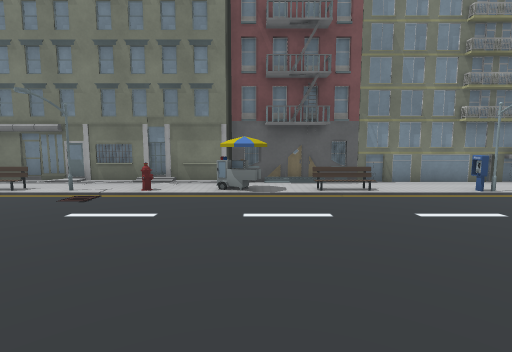
[1] (above)

18 first-person views from a walk through a scene from a Unity 3-D project. The camera is 1.2 m above the floor, tilts 6° down and sees 85° across. The floor is counted in squares, 1 m on a side. Each view is taken from the middle of a square. On the plan, view 1 faces up. The plan holds only what a view shows up to about 13 squares ahead; the rest is blank. The place goes on beyond the plan. The player is left out. Some surface patterns are stand-ins.

[2]
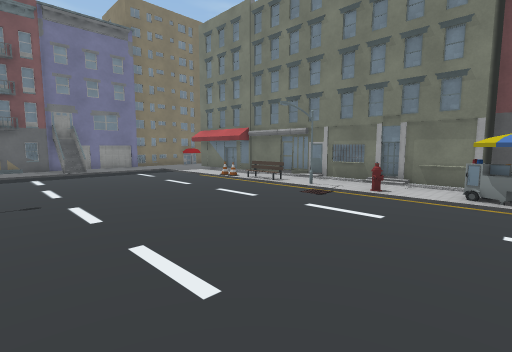

[3]
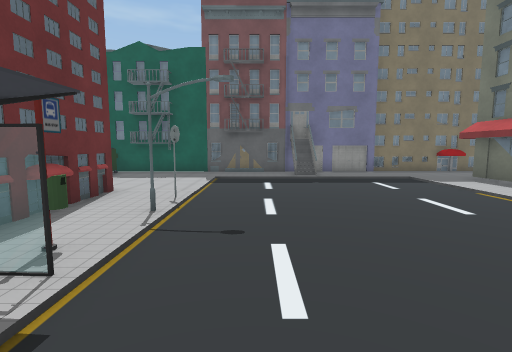

[4]
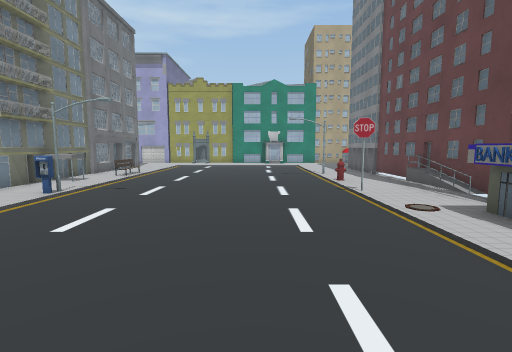

[5]
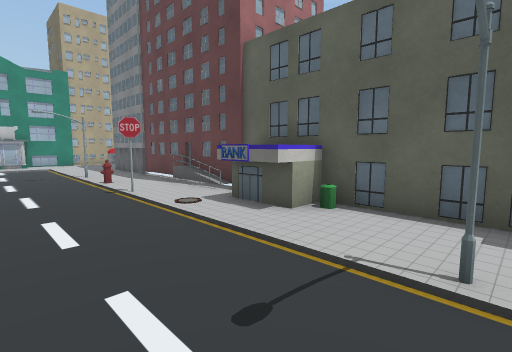

[6]
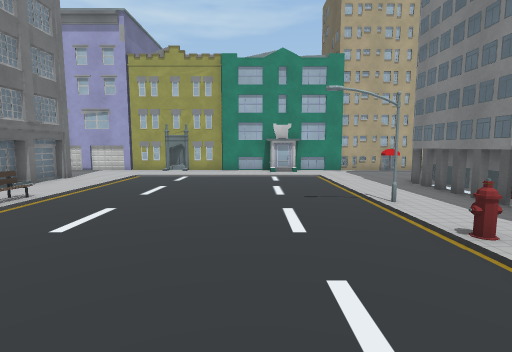

[7]
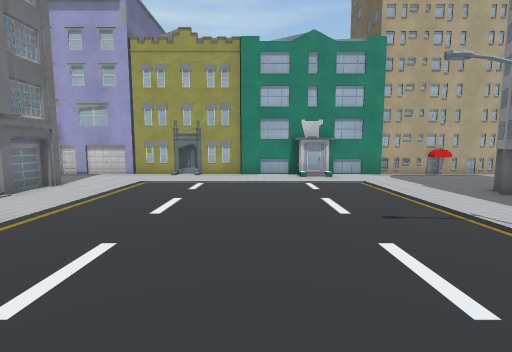

[8]
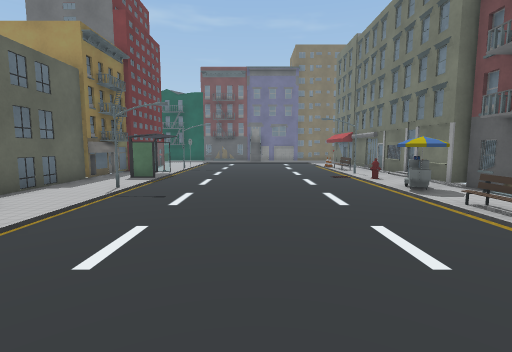

[9]
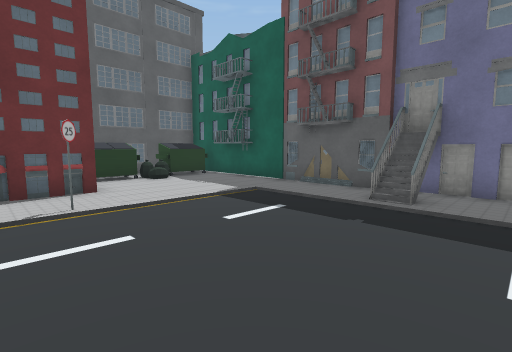

[10]
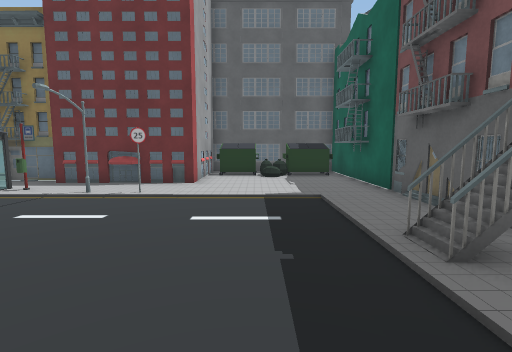

[11]
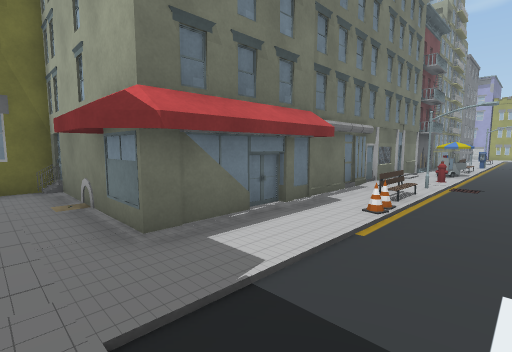

[12]
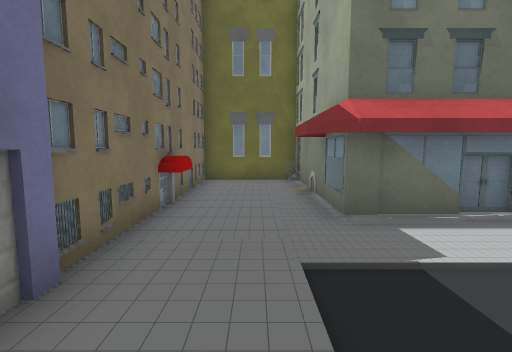

[13]
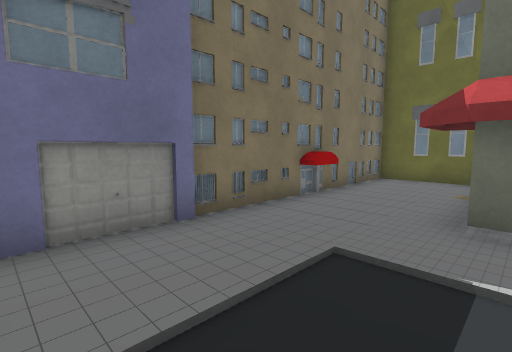

[14]
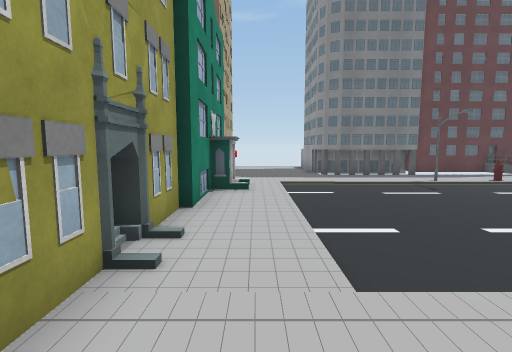

[15]
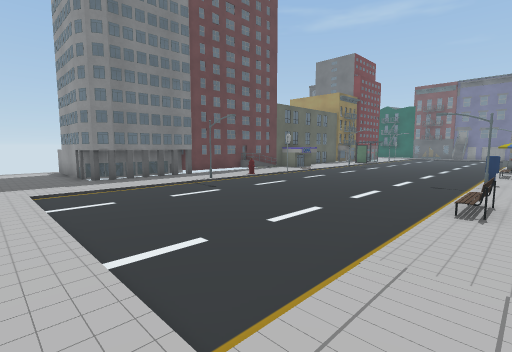

[16]
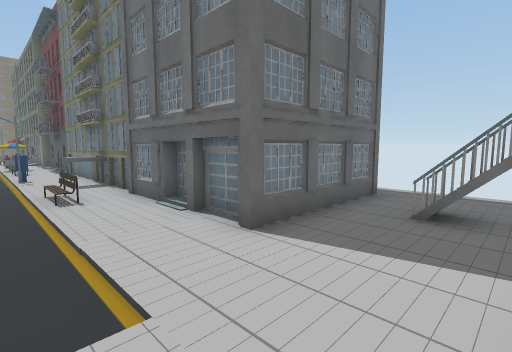

[17]
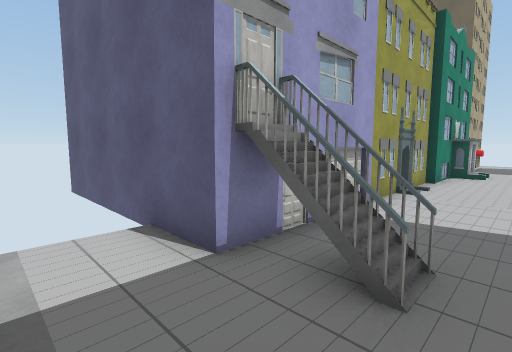

[18]
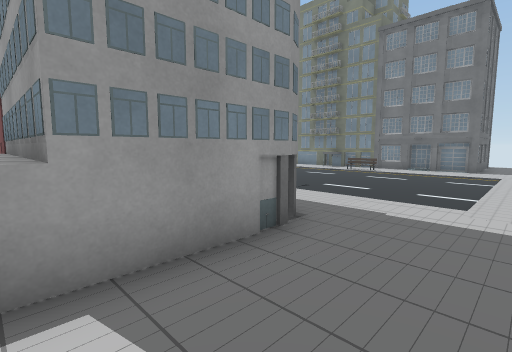

### Floor plan
Key: @ floor where view 1 was taken; # wall or solid block; . floor; / step, stairs or slope; = window, fence, low wall or low ledge; ^ raised ledge; B building; S streetlight; E bench; H hydrant; I sign; N bin; O other object.
Columns run from 16 left of view 1 to 21 right of it. Each row starts with its distance up from view 1.
 14 BBBBB                           .
 13 B  BO                          B
 12 B   O                          B =#O##
 11 B   O                          B ##O
 10 B  BO                          B   O
  9 B  BOBBBBBBBBBBBBBBBBBBBBBBBBBBB . O
  8 B..BBBBBBBB    .^     S.B        . O
  7 #........E/S.H.^^.E/..O....E.......O
  6 #..................................#
  5 #..................................#
  4 #..................................#
  3 ##=...............................##
  2 ##................................B
  1 #................................/B
  0 #...............@................/B
 -1 B     .IS.OOOO S......I H..S......B
 -2 B       B         OOO             B
 -3 BB    BBBBBBBBOOOOOOBBBBBBBBBBB   B
 -4 BB    B      B      B     BB  B   B
 -5 BNNNNN       B      B         B   B
 -6 BNNNNNB             B         B   B
 -7 BBBBBBB                  BBBBBB  .B

Positions as (right, up) in squares from view 1, and headings:
1: (0, 0), facing up
2: (0, 0), facing up-left
3: (-3, 1), facing left
4: (-1, 2), facing right
5: (-1, 2), facing down-right
6: (5, 2), facing right
7: (7, 3), facing right
8: (7, 3), facing left
9: (-8, 5), facing down-left
10: (-12, 6), facing down
11: (-14, 5), facing up-right
12: (-14, 4), facing up
13: (-12, 4), facing up-left
14: (17, 9), facing down
15: (17, 8), facing down-left
16: (18, 6), facing up-left
17: (16, 14), facing down-right
18: (17, -7), facing up-left
